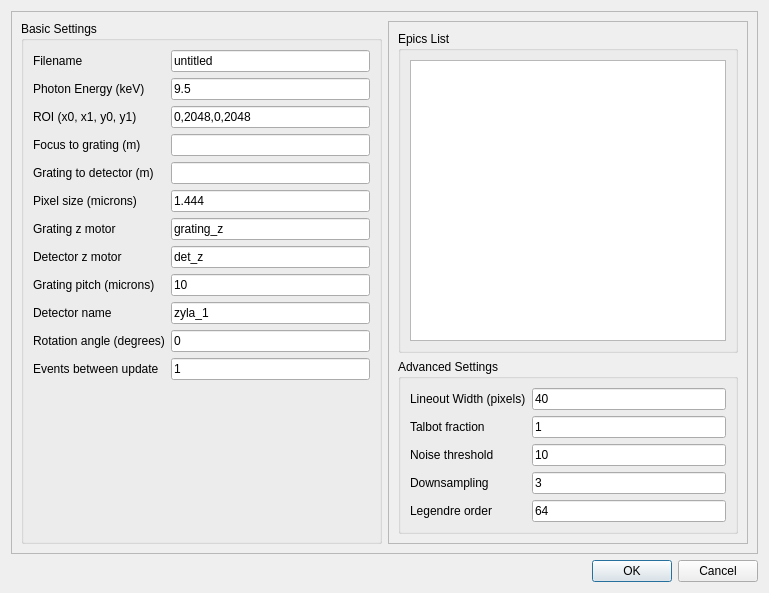
<?xml version="1.0" encoding="UTF-8"?>
<ui version="4.0">
 <class>Dialog</class>
 <widget class="QDialog" name="Dialog">
  <property name="geometry">
   <rect>
    <x>0</x>
    <y>0</y>
    <width>769</width>
    <height>593</height>
   </rect>
  </property>
  <property name="windowTitle">
   <string>Dialog</string>
  </property>
  <layout class="QVBoxLayout" name="verticalLayout_5">
   <item>
    <widget class="QFrame" name="frame">
     <property name="frameShape">
      <enum>QFrame::StyledPanel</enum>
     </property>
     <property name="frameShadow">
      <enum>QFrame::Raised</enum>
     </property>
     <layout class="QHBoxLayout" name="horizontalLayout">
      <item>
       <widget class="QGroupBox" name="groupBox">
        <property name="title">
         <string>Basic Settings</string>
        </property>
        <layout class="QVBoxLayout" name="verticalLayout">
         <item>
          <layout class="QFormLayout" name="formLayout">
           <property name="fieldGrowthPolicy">
            <enum>QFormLayout::AllNonFixedFieldsGrow</enum>
           </property>
           <item row="1" column="0">
            <widget class="QLabel" name="label">
             <property name="text">
              <string>Photon Energy (keV)</string>
             </property>
            </widget>
           </item>
           <item row="1" column="1">
            <widget class="QLineEdit" name="lineEdit_energy">
             <property name="text">
              <string>9.5</string>
             </property>
            </widget>
           </item>
           <item row="2" column="0">
            <widget class="QLabel" name="label_2">
             <property name="text">
              <string>ROI (x0, x1, y0, y1)</string>
             </property>
            </widget>
           </item>
           <item row="2" column="1">
            <widget class="QLineEdit" name="lineEdit_ROI">
             <property name="text">
              <string>0,2048,0,2048</string>
             </property>
            </widget>
           </item>
           <item row="3" column="0">
            <widget class="QLabel" name="label_3">
             <property name="text">
              <string>Focus to grating (m)</string>
             </property>
            </widget>
           </item>
           <item row="3" column="1">
            <widget class="QLineEdit" name="lineEdit_zf">
             <property name="text">
              <string/>
             </property>
            </widget>
           </item>
           <item row="4" column="0">
            <widget class="QLabel" name="label_4">
             <property name="text">
              <string>Grating to detector (m)</string>
             </property>
            </widget>
           </item>
           <item row="4" column="1">
            <widget class="QLineEdit" name="lineEdit_z0"/>
           </item>
           <item row="5" column="0">
            <widget class="QLabel" name="label_5">
             <property name="text">
              <string>Pixel size (microns)</string>
             </property>
            </widget>
           </item>
           <item row="5" column="1">
            <widget class="QLineEdit" name="lineEdit_pix">
             <property name="text">
              <string>1.444</string>
             </property>
            </widget>
           </item>
           <item row="6" column="0">
            <widget class="QLabel" name="label_6">
             <property name="text">
              <string>Grating z motor</string>
             </property>
            </widget>
           </item>
           <item row="6" column="1">
            <widget class="QLineEdit" name="lineEdit_grating_motor">
             <property name="text">
              <string>grating_z</string>
             </property>
            </widget>
           </item>
           <item row="7" column="0">
            <widget class="QLabel" name="label_7">
             <property name="text">
              <string>Detector z motor</string>
             </property>
            </widget>
           </item>
           <item row="7" column="1">
            <widget class="QLineEdit" name="lineEdit_det_motor">
             <property name="text">
              <string>det_z</string>
             </property>
            </widget>
           </item>
           <item row="8" column="0">
            <widget class="QLabel" name="label_8">
             <property name="text">
              <string>Grating pitch (microns)</string>
             </property>
            </widget>
           </item>
           <item row="8" column="1">
            <widget class="QLineEdit" name="lineEdit_pitch">
             <property name="text">
              <string>10</string>
             </property>
            </widget>
           </item>
           <item row="9" column="0">
            <widget class="QLabel" name="label_9">
             <property name="text">
              <string>Detector name</string>
             </property>
            </widget>
           </item>
           <item row="9" column="1">
            <widget class="QLineEdit" name="lineEdit_detName">
             <property name="text">
              <string>zyla_1</string>
             </property>
            </widget>
           </item>
           <item row="11" column="0">
            <widget class="QLabel" name="label_10">
             <property name="text">
              <string>Rotation angle (degrees)</string>
             </property>
            </widget>
           </item>
           <item row="11" column="1">
            <widget class="QLineEdit" name="lineEdit_rotation">
             <property name="text">
              <string>0</string>
             </property>
            </widget>
           </item>
           <item row="0" column="0">
            <widget class="QLabel" name="label_16">
             <property name="text">
              <string>Filename</string>
             </property>
            </widget>
           </item>
           <item row="0" column="1">
            <widget class="QLineEdit" name="lineEdit_filename">
             <property name="text">
              <string>untitled</string>
             </property>
            </widget>
           </item>
           <item row="12" column="0">
            <widget class="QLabel" name="label_17">
             <property name="text">
              <string>Events between update</string>
             </property>
            </widget>
           </item>
           <item row="12" column="1">
            <widget class="QLineEdit" name="lineEdit_update">
             <property name="text">
              <string>1</string>
             </property>
            </widget>
           </item>
          </layout>
         </item>
        </layout>
       </widget>
      </item>
      <item>
       <widget class="QFrame" name="frame_2">
        <property name="frameShape">
         <enum>QFrame::StyledPanel</enum>
        </property>
        <property name="frameShadow">
         <enum>QFrame::Raised</enum>
        </property>
        <layout class="QVBoxLayout" name="verticalLayout_4">
         <item>
          <widget class="QGroupBox" name="groupBox_3">
           <property name="title">
            <string>Epics List</string>
           </property>
           <layout class="QVBoxLayout" name="verticalLayout_3">
            <item>
             <widget class="QPlainTextEdit" name="epics_TextEdit">
              <property name="plainText">
               <string/>
              </property>
             </widget>
            </item>
           </layout>
          </widget>
         </item>
         <item>
          <widget class="QGroupBox" name="groupBox_2">
           <property name="title">
            <string>Advanced Settings</string>
           </property>
           <layout class="QVBoxLayout" name="verticalLayout_2">
            <item>
             <layout class="QFormLayout" name="formLayout_2">
              <property name="fieldGrowthPolicy">
               <enum>QFormLayout::AllNonFixedFieldsGrow</enum>
              </property>
              <item row="0" column="0">
               <widget class="QLabel" name="label_11">
                <property name="text">
                 <string>Lineout Width (pixels)</string>
                </property>
               </widget>
              </item>
              <item row="0" column="1">
               <widget class="QLineEdit" name="lineEdit_lineout">
                <property name="text">
                 <string>40</string>
                </property>
               </widget>
              </item>
              <item row="1" column="0">
               <widget class="QLabel" name="label_12">
                <property name="text">
                 <string>Talbot fraction</string>
                </property>
               </widget>
              </item>
              <item row="1" column="1">
               <widget class="QLineEdit" name="lineEdit_fraction">
                <property name="text">
                 <string>1</string>
                </property>
               </widget>
              </item>
              <item row="2" column="0">
               <widget class="QLabel" name="label_13">
                <property name="text">
                 <string>Noise threshold</string>
                </property>
               </widget>
              </item>
              <item row="2" column="1">
               <widget class="QLineEdit" name="lineEdit_threshold">
                <property name="text">
                 <string>10</string>
                </property>
               </widget>
              </item>
              <item row="3" column="0">
               <widget class="QLabel" name="label_14">
                <property name="text">
                 <string>Downsampling</string>
                </property>
               </widget>
              </item>
              <item row="4" column="0">
               <widget class="QLabel" name="label_15">
                <property name="text">
                 <string>Legendre order</string>
                </property>
               </widget>
              </item>
              <item row="4" column="1">
               <widget class="QLineEdit" name="lineEdit_order">
                <property name="text">
                 <string>64</string>
                </property>
               </widget>
              </item>
              <item row="3" column="1">
               <widget class="QLineEdit" name="lineEdit_downsampling">
                <property name="text">
                 <string>3</string>
                </property>
               </widget>
              </item>
             </layout>
            </item>
           </layout>
          </widget>
         </item>
        </layout>
       </widget>
      </item>
     </layout>
    </widget>
   </item>
   <item>
    <widget class="QDialogButtonBox" name="buttonBox">
     <property name="orientation">
      <enum>Qt::Horizontal</enum>
     </property>
     <property name="standardButtons">
      <set>QDialogButtonBox::Cancel|QDialogButtonBox::Ok</set>
     </property>
    </widget>
   </item>
  </layout>
 </widget>
 <resources/>
 <connections>
  <connection>
   <sender>buttonBox</sender>
   <signal>accepted()</signal>
   <receiver>Dialog</receiver>
   <slot>accept()</slot>
   <hints>
    <hint type="sourcelabel">
     <x>248</x>
     <y>254</y>
    </hint>
    <hint type="destinationlabel">
     <x>157</x>
     <y>274</y>
    </hint>
   </hints>
  </connection>
  <connection>
   <sender>buttonBox</sender>
   <signal>rejected()</signal>
   <receiver>Dialog</receiver>
   <slot>reject()</slot>
   <hints>
    <hint type="sourcelabel">
     <x>316</x>
     <y>260</y>
    </hint>
    <hint type="destinationlabel">
     <x>286</x>
     <y>274</y>
    </hint>
   </hints>
  </connection>
 </connections>
</ui>
